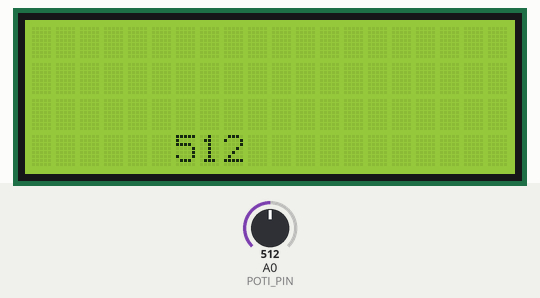
Recording of a sketch running on a simulated Arduino Uno, built with avr-gcc and run on an emulated ATmega328P. On the bench: 20×4 character LCD. Inputs (shaded band) come from the test bench; at power-on: A0 (POTI_PIN) = 512.

Above: at 1.2 s.
1.3 s: A0 (POTI_PIN) set to 716
At 1.8 s:
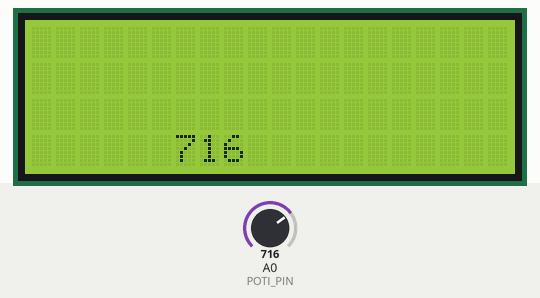
2.8 s: A0 (POTI_PIN) set to 900
At 4.0 s:
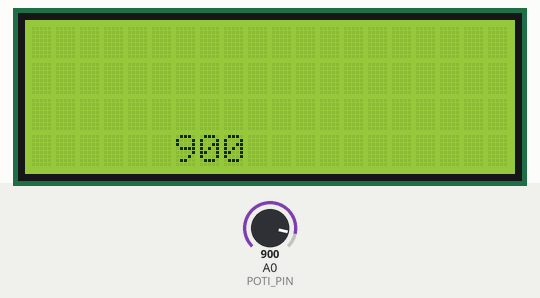
4.3 s: A0 (POTI_PIN) set to 1023
At 5.3 s:
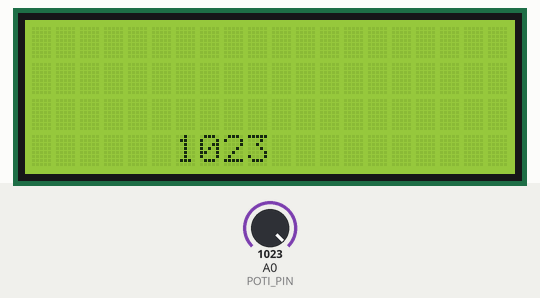
Timing chart, 0 to 7.3 s (numbered marks = the images above; inputs shaded):
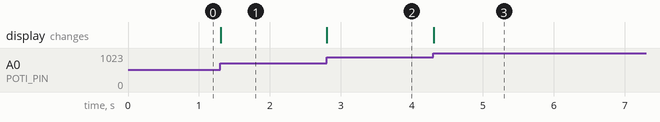

Measured:
- after the input at 1.3 s, the display: changes at once (image 1)
- after the input at 2.8 s, the display: changes at once (image 2)
- after the input at 4.3 s, the display: changes at once (image 3)

The sketch:

lcdbasics.ino
```cpp
#include <LiquidCrystal_I2C.h>

#define POTI_PIN A0

LiquidCrystal_I2C lcd(0x27, 2, 1, 0, 4, 5, 6, 7, 3, POSITIVE);

void setup() {
  pinMode(POTI_PIN, INPUT);
  // set cols and rows of the lcd in use (in this case 20 columsn, 4 rows)
  lcd.begin(20,4);
  // set the cursor of the lcd to 0,0
  lcd.home();
  // clear the lcd screen
  lcd.clear();
  Serial.begin(115200);
}

void loop() {
  int poti = analogRead(POTI_PIN);

  // set the cursor to a specific position (cols, rows)
  // numbers beginning with 0, so if there are 4 rows -> 0,1,2,3
  lcd.setCursor(6, 3);
  // print something to the lcd display on the cursor pos currently set
  lcd.print(poti);
}
```
